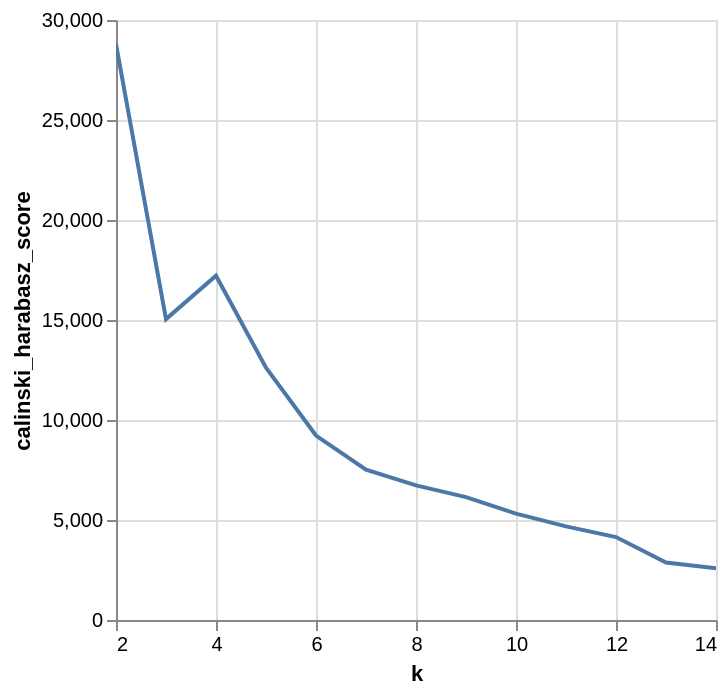

Notebook source saved alongside this figure:
### Code cell
chart = pl.DataFrame(stats).plot.line(x="k", y="calinski_harabasz_score")

chart.save(f"../figures/sharing_clustering/{city_name}_{mode}_calinski_harabasz.png")

### Figure 1 — Vega-Lite specification as saved in the notebook (floating-point values rounded to 4 significant figures)
{"config": {"view": {"continuousWidth": 300, "continuousHeight": 300}}, "data": {"name": "data-e6c7c67009d1458b226a41266fef2124"}, "mark": {"type": "line", "tooltip": true}, "encoding": {"x": {"field": "k", "type": "quantitative"}, "y": {"field": "calinski_harabasz_score", "type": "quantitative"}}, "params": [{"name": "param_1", "select": {"type": "interval", "encodings": ["x", "y"]}, "bind": "scales"}], "$schema": "https://vega.github.io/schema/vega-lite/v5.20.1.json", "datasets": {"data-e6c7c67009d1458b226a41266fef2124": [{"k": 2, "calinski_harabasz_score": 28800.0}, {"k": 3, "calinski_harabasz_score": 15050.0}, {"k": 4, "calinski_harabasz_score": 17210.0}, {"k": 5, "calinski_harabasz_score": 12620.0}, {"k": 6, "calinski_harabasz_score": 9222.0}, {"k": 7, "calinski_harabasz_score": 7516.0}, {"k": 8, "calinski_harabasz_score": 6728.0}, {"k": 9, "calinski_harabasz_score": 6143.0}, {"k": 10, "calinski_harabasz_score": 5318.0}, {"k": 11, "calinski_harabasz_score": 4682.0}, {"k": 12, "calinski_harabasz_score": 4146.0}, {"k": 13, "calinski_harabasz_score": 2873.0}, {"k": 14, "calinski_harabasz_score": 2587.0}]}}
